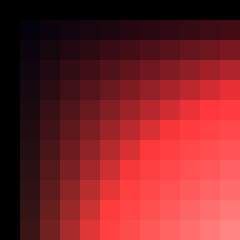
Frame 1 (no input)
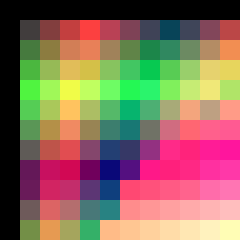
Frame 60 (the mouse pressed at the canvas centre just before this capture)
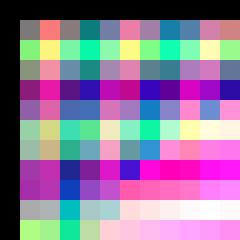
Frame 120 (the mouse held since frame 60 and released just before this capture)

The Processing sketch that drew these frames (run headless with seeded random() and noise(); from frame 60 on, the mouse is pressed at the canvas centre):

// Processing sketch: processing_744
// ── processing_744.pde

//Matt Richard

/*import UDP.*;  // code to talk to the light tile
UDPSend udp;*/  // this code was created by Dan Shiffman

//declare variables 
int totalSquares = 144; // var for how many squares you want on the screen, !! must be a square itself 
float rectColorArray[][][][]; // create nested array that holds the rects alpha value
color squareColor;

void setup() {
  size(240, 240);
  background(0);
  //udp = new UDPSend(this,"10.0.9.93",6038,"/Users/matt/Documents/Processing/libraries/UDP/colorkinetics_lib/header","/Users/matt/Documents/Processing/libraries/UDP/colorkinetics_lib/lookup",200,0);
  colorMode(RGB);
  noStroke();
  smooth();

  rectColorArray = new float[floor(sqrt(totalSquares))][floor(sqrt(totalSquares))][3][2];

  for(int i=0; i < sqrt(totalSquares); i++){ 
    for(int j=0; j < sqrt(totalSquares); j++){
      rectColorArray[i][j][0][0] = (i*j)*5;
      rectColorArray[i][j][1][0] = i*j;
      rectColorArray[i][j][2][0] = i*j;

      rectColorArray[i][j][0][1] = i;
      rectColorArray[i][j][1][1] = j;
      rectColorArray[i][j][2][1] = 10;
    } 
  } 
}

void draw() {

  for(int x = 0; x < sqrt(totalSquares); x++){ 
    for(int y = 0; y < sqrt(totalSquares); y++){
      if(rectColorArray[x][y][0][0] > 0 && rectColorArray[x][y][0][0] < 255){
        rectColorArray[x][y][0][0]+= rectColorArray[x][y][0][1];
        // rectColorArray[x][y][0][0]+= 1;       
      } 
      else {
        rectColorArray[x][y][0][1] *= -1;
        rectColorArray[x][y][0][0]+= rectColorArray[x][y][0][1];
      }

      if(rectColorArray[x][y][1][0] > 0 && rectColorArray[x][y][1][0] < 255){
        rectColorArray[x][y][1][0]+= rectColorArray[x][y][1][1];
      } 
      else {
        rectColorArray[x][y][1][1] *= -1; 
        rectColorArray[x][y][1][0]+= rectColorArray[x][y][1][1];
      }

      if(rectColorArray[x][y][2][0] > 0 && rectColorArray[x][y][2][0] < 255){
        rectColorArray[x][y][2][0]+= rectColorArray[x][y][2][1];
      } 
      else {
        rectColorArray[x][y][2][1] *= -1; 
        rectColorArray[x][y][2][0]+= rectColorArray[x][y][2][1];
      }

      fill(rectColorArray[x][y][0][0],rectColorArray[x][y][1][0],rectColorArray[x][y][2][0]); 
      //fill(rectColorArray[x][y][0][0],99,99);
      rect(floor((x * (width/(sqrt(totalSquares))))), floor((y * (height/(sqrt(totalSquares))))), floor((width/(sqrt(totalSquares)))), floor((height/(sqrt(totalSquares))))); 
    } 
  }
 // udp.send(); light tile code
}
